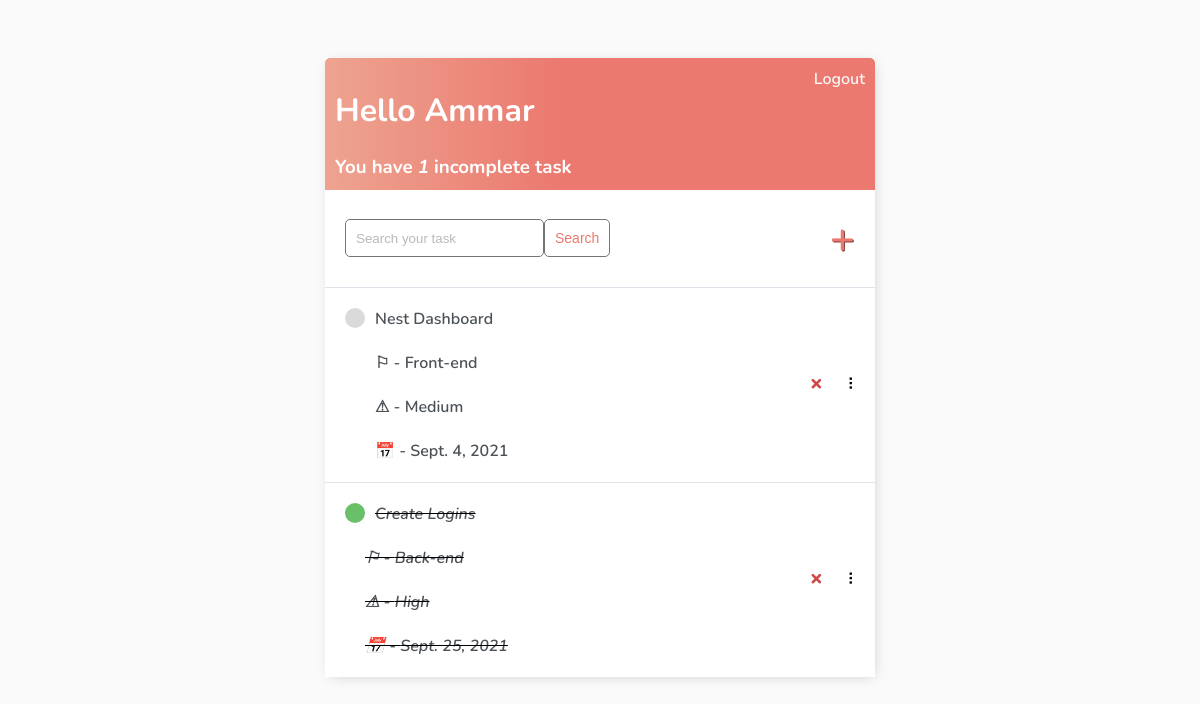
The app's page / (signed in) with its own data.
### app/models.py (models this page shows)
class Task(models.Model):
    user = models.ForeignKey(User, on_delete=models.CASCADE, null=True, blank=True)
    title = models.CharField(max_length=200)
    description = models.TextField(null=True, blank=True)
    complete = models.BooleanField(default=False)
    created = models.DateTimeField(auto_now_add=True)
    due_date = models.DateField(default=datetime.now)
    category = models.ForeignKey(Category, on_delete=models.CASCADE, null=True, blank=True,default="general",)
    HIGH = 'High'
    MEDIUM = 'Medium'
    LOW = 'Low'
    choices = [
        (HIGH, 'High'),
        (MEDIUM, 'Medium'),
        (LOW, 'Low'),
    ]
    priority = models.CharField(max_length=6,choices=choices,default=HIGH,)
    def __str__(self):
        return self.title
    class Meta:
        order_with_respect_to = 'user'

class Category(models.Model):
    name = models.CharField(max_length=100)
    class Meta:
        verbose_name = ("Category")
        verbose_name_plural = ("Categories")
    def __str__(self):
        return self.name

### app/views.py (the view)
# urls.py: path('', TaskList.as_view(), name='tasks'),
class TaskList(LoginRequiredMixin, ListView):
    model = Task
    context_object_name = 'tasks'
    def get_context_data(self, **kwargs):
        context =  super().get_context_data(**kwargs)
        context['tasks'] = context['tasks'].filter(user=self.request.user)
        context['count'] = context['tasks'].filter(complete=False).count()
        search_input = self.request.GET.get('search-area') or ''
        if search_input:
            context['tasks'] = context['tasks'].filter(title__icontains=search_input)
        context['search_input'] = search_input
        return context

### app/templates/app/task_list.html (shortened to what this page needs)
{% extends 'app/main.html' %} {% block content %}
<div class="header-bar">
    <div>
        <h1>Hello {{request.user|title}}</h1>
        <h3 style="margin:0">You have <i>{{count}}</i> incomplete task{{ count|pluralize:"s" }}</h3>
    </div>
    {% if request.user.is_authenticated %}
    <a href="{% url 'logout' %}">Logout</a> {% else %}
    <a href="{% url 'login' %}">Login</a> {% endif %}
</div>
<div id="search-add-wrapper">
    <form method="GET" style="display: flex;">
        <input type='text' name='search-area' placeholder="Search your task" value="{{search_input}}">
        <input class="button" type="submit" value='Search'>
    </form>
    {% if tasks|length > 0 %}
    <a id="add-link" href="{% url 'create-task' %}">&#x2b;</a>
    {% endif %}
</div>
<div id="tasklist" class="task-items-wrapper">
    {% for task in tasks %}
    <div class="task-wrapper" data-position="{{task.pk}}">
        <div class="task-title">
            {% if task.complete %}
            <div class="task-complete-icon"></div>
            <i><s><a href="{% url 'update-task' task.id %}">{{task}}   <br></br>  &#9872; - {{task.category}} <br></br>  &#9888; - {{task.priority}}  <br></br>  &#128197; - {{task.due_date}}</a>  </s></i>
            {% else %}
            <div class="task-incomplete-icon"></div>
            <a href="{% url 'update-task' task.id %}">{{task}}   <br></br>  &#9872; - {{task.category}} <br></br>  &#9888; - {{task.priority}}  <br></br>  &#128197; - {{task.due_date}}</a>
            {% endif %}
        </div>
        <div class="task-controls">
            <a class="delete-link" href="{% url 'delete-task' task.id %}">&#215;</a>
            <span class="handle">&nbsp;&#10247;</span>
        </div>
    </div>
    {% empty %}
    <div style="text-align: center; padding-bottom: 10px; line-height: 1em;">
        <h3>No new tasks are created.</h3>
        <h3>Create a <a style="text-decoration: none; color: #e53935;" href="{% url 'create-task' %}">New task</a> ! </h3>
    </div>
    {% endfor %}
</div>
{% endblock content %}

### app/templates/app/main.html (style rules this page uses)
body { background-color: #FAFAFA; font-family: 'Nunito', sans-serif; padding-top: 50px; }
h1, h2, h3, h4, h5, h6, { font-family: 'Raleway', sans-serif; }
a, p { color: #4b5156 }
a { font-weight: 600; }
input { outline: none; border: none; }
.header-bar { display: flex; justify-content: space-between; color: #fff; padding: 10px; border-radius: 5px 5px 0 0; background: linear-gradient(90deg, #EEA390 0%, #EB796F 43%, #EB796F 100%); }
.header-bar a { color: rgb(247, 247, 247); text-decoration: none; }
.task-wrapper { display: flex; align-items: center; justify-content: space-between; background-color: #fff; border-top: 1px solid #dfe4ea; overflow: hidden; }
.task-title { display: flex; padding: 20px; }
.task-title a { text-decoration: none; color: #4b5156; margin-left: 10px; }
.task-complete-icon { height: 20px; width: 20px; background-color: rgb(105, 192, 105); border-radius: 50%; }
.task-incomplete-icon { height: 20px; width: 20px; background-color: rgb(218, 218, 218); border-radius: 50%; }
.delete-link { text-decoration: none; font-weight: 900; color: #cf4949; font-size: 22px; line-height: 0; padding: 20px 0px; }
.handle { display: inline-block; padding: 20px 16px; cursor: grab; user-select: none; }
.handle:after, .handle:before { display: block; content: ""; }
#add-link { color: #EB796F; text-decoration: none; font-size: 42px; text-shadow: 1px 1px #81413b; }
#search-add-wrapper { display: flex; justify-content: space-between; align-items: center; padding: 20px; }
input[type=text], input[type=password], textarea { border: 1px solid #757575; border-radius: 5px; padding: 10px; width: 90%; }
::placeholder { font-weight: 300; opacity: 0.5; }
.button { border: 1px solid #757575; background-color: #FFF; color: #EB796F; padding: 10px; font-size: 14px; border-radius: 5px; cursor: pointer; text-decoration: none; }

### records on screen
Task: title "Nest Dashboard", category "Front-end", priority "Medium", due_date "Sept. 4, 2021"
Task: title "Create Logins", category "Back-end", priority "High", due_date "Sept. 25, 2021"

### other values on screen
{{ request.user|title }} "Ammar"
{{ count }} "1"
